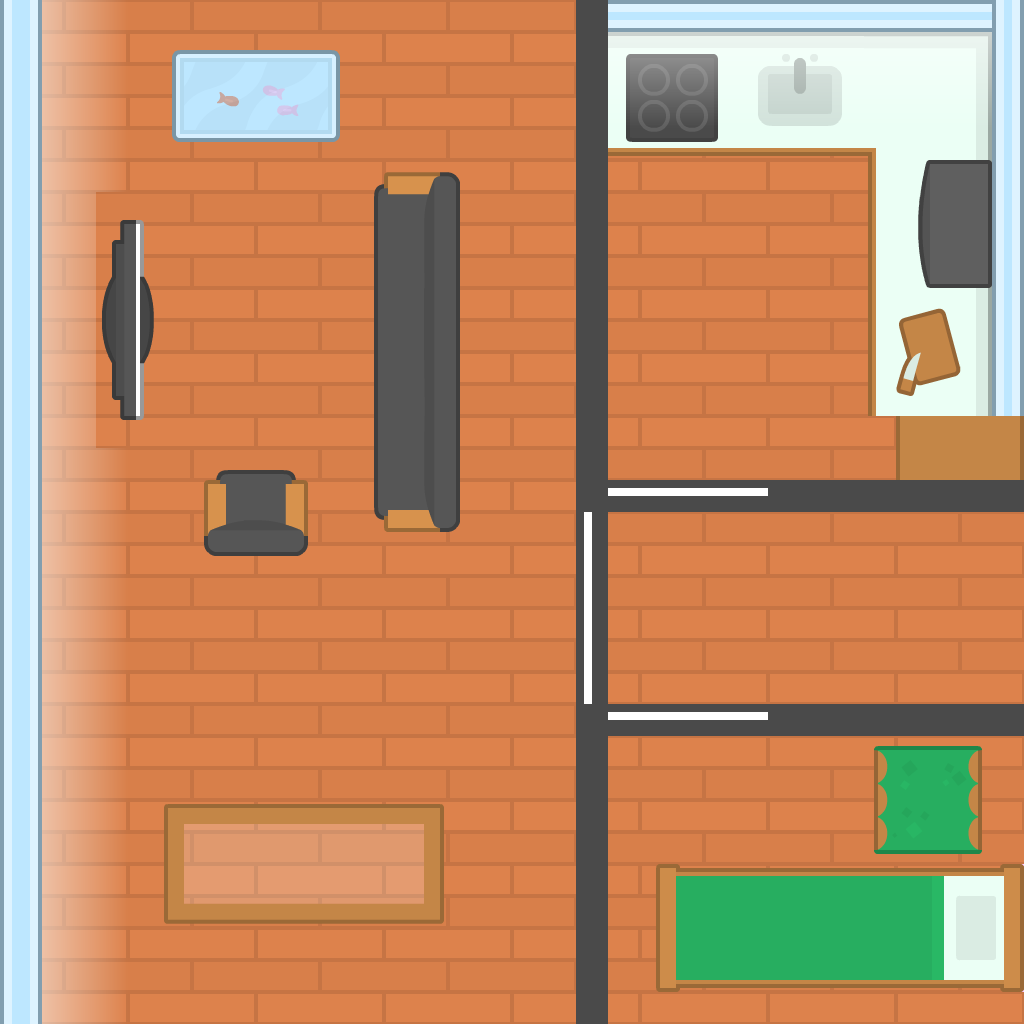

Rendered tile map (Tiled .tmx) drawn with the repository's tilesets; below, a short description and the map source with its tile grids summarised:
An orthogonal 32x32 tile map with 32x32 px tiles, 4 tile layers (Suelo, Casa, Detalles, Destructibles).

<map version="1.2" tiledversion="1.3.2" orientation="orthogonal" renderorder="right-down" compressionlevel="-1" width="32" height="32" tilewidth="32" tileheight="32" infinite="0" nextlayerid="5" nextobjectid="1">
 <tileset firstgid="1" source="tilesheet_complete_2X.tsx" />
 <layer id="1" name="Suelo" width="32" height="32">
  <properties>
   <property name="Destructible" type="bool" value="false" />
  </properties>
  <data>[1024 cells, 1024 non-empty, 16 distinct tile ids]</data>
 </layer>
 <layer id="2" name="Casa" width="32" height="32">
  <properties>
   <property name="Destructible" type="bool" value="false" />
  </properties>
  <data>[1024 cells, 464 non-empty, 312 distinct tile ids]</data>
 </layer>
 <layer id="3" name="Detalles" width="32" height="32">
  <properties>
   <property name="Destructible" type="bool" value="false" />
  </properties>
  <data>[1024 cells, 101 non-empty, 63 distinct tile ids]</data>
 </layer>
 <layer id="4" name="Destructibles" width="32" height="32">
  <properties>
   <property name="Destructible" type="bool" value="true" />
  </properties>
  <data>[1024 cells, 16 non-empty, 10 distinct tile ids]</data>
 </layer>
</map>
